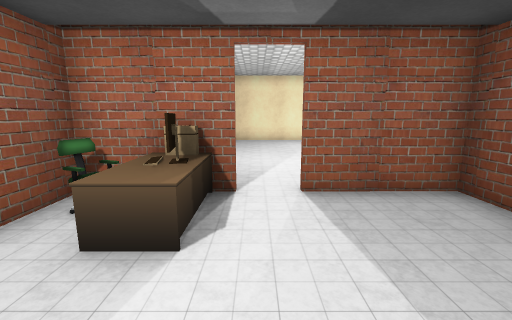
View 1 (above)

12 first-person views from a walk through a 3-D level made in the Unity game engine. The camera is 1.4 m above the floor, tilts 10° down and sees 90° across. Doors are open. The floor is counted in squares, 1 m on a side. Each view is taken from the middle of a square. On the plan, view 1 faces up. The plan holds only what a view shows up to about 13 squares ahead; the rest is blank. The place goes on beyond the plan. The player character is not drawn. Some surface patterns are stand-ins.

View 2
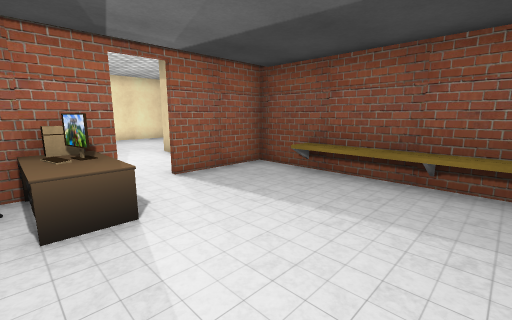

View 3
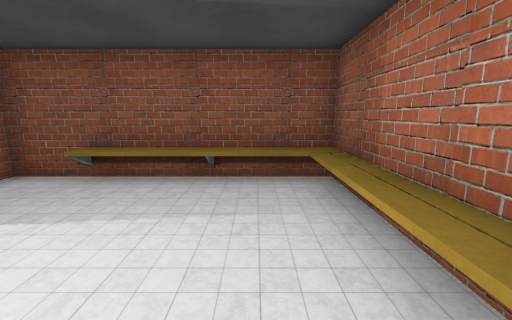

View 4
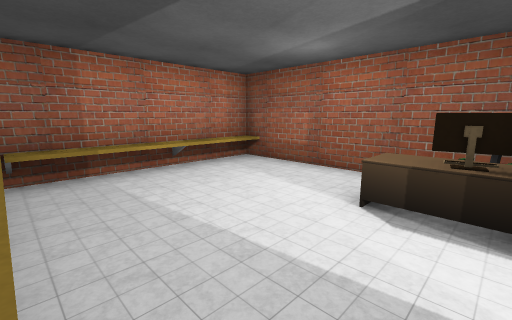

View 5
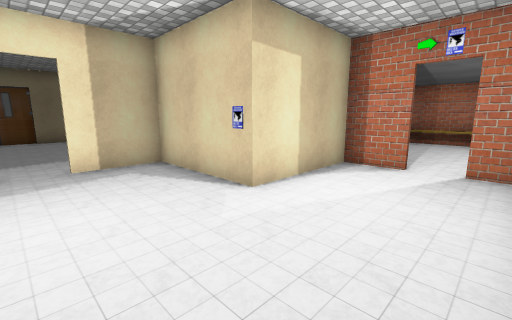

View 6
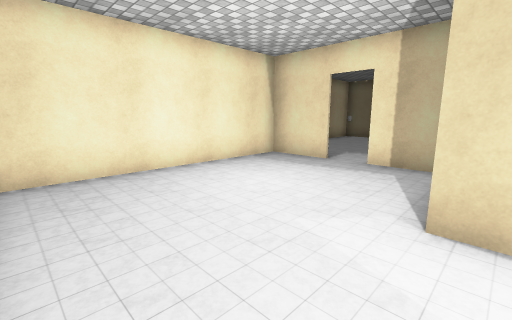

View 7
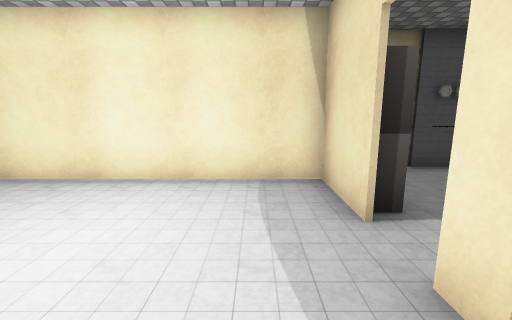

View 8
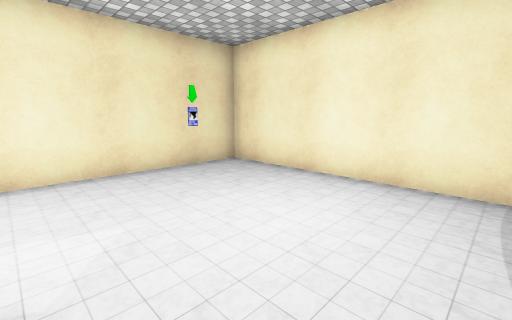

View 9
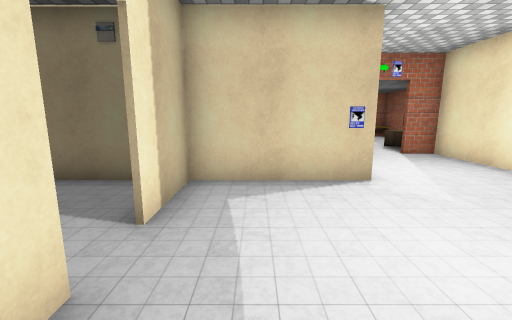

View 10
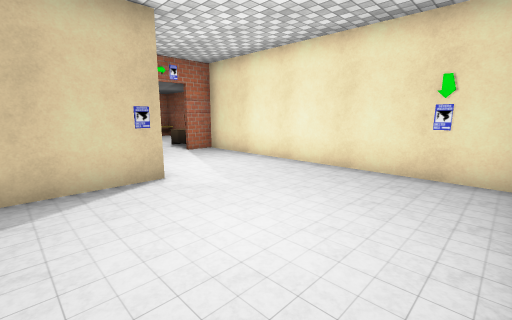

View 11
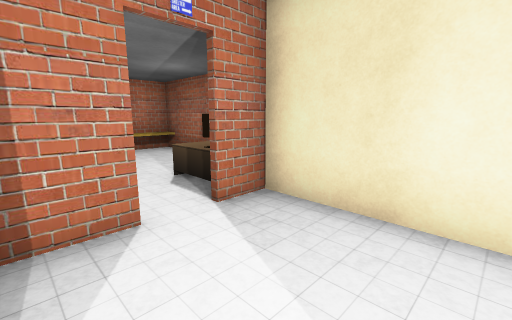

View 12
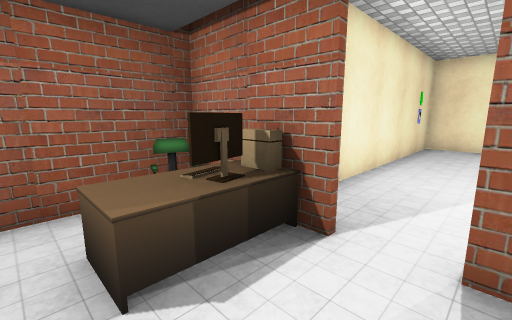

### Floor plan
Key: @ floor where view 1 was taken; # wall or solid block; x gap in a wall; . floor; D open door; ^ raised ledge; K keyboard; C computer; M monitor; E desk; B bench; A box; O other object.
Columns run from 3 left of view 1 to 9 right of it. Each row starts with its distance up from view 1.
 15  #########AA
 14  #........A.
 13  #........A.
 12  #.......Dx.
 11  #.......##.
 10  #.......# .
  9  #.......####
  8  #....#####
  7  #....#
  6  #....#
  5 ###.####
  4 OKCMD..#
  3 #EK...B#
  2 #.....B#
  1 #.....B#
  0 #..@..B#
 -1 #.....B#
 -2 #^^^^^B#
 -3 ########

Positions as (right, up) in squares from view 1, and headings:
1: (0, 0), facing up
2: (-2, -1), facing up-right
3: (-2, -1), facing right
4: (3, 4), facing down-left
5: (-1, 12), facing down-right
6: (-1, 8), facing up-right
7: (5, 9), facing up
8: (5, 9), facing up-left
9: (5, 14), facing down
10: (5, 14), facing down-left
11: (2, 8), facing down-left
12: (1, 2), facing up-left
